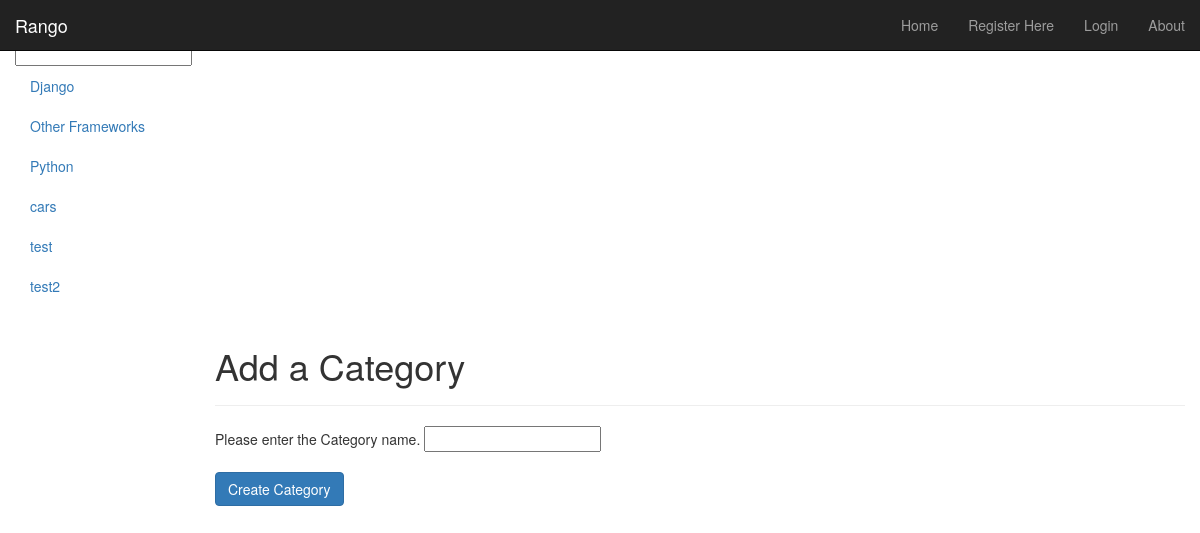
Screenshot of /rango/add_category/ with the database file from the repository.
### rango/models.py (models this page shows, shortened)
class Category(models.Model):
    name = models.CharField(max_length=128, unique=True)
    views = models.IntegerField(default=0)
    likes = models.IntegerField(default=0)
    slug = models.SlugField(unique=True)
    class Meta:
        ordering = ["name"]
        verbose_name_plural = "Categories"

### rango/views.py (the view)
def add_category(request):
    if request.method == "POST":
        form = CategoryForm(request.POST)
        if form.is_valid():
            cat = form.save(commit=True)
            print cat, cat.slug
            return index(request)
        else:
            print form.errors
    else:
        form = CategoryForm()
    return render(request, "rango/add_category.html", {"form":form})

### rango/forms.py
class CategoryForm(forms.ModelForm):
    name = forms.CharField(max_length=128, help_text="Please enter the Category name.")
    views = forms.IntegerField(widget=forms.HiddenInput(), initial=0)
    likes = forms.IntegerField(widget=forms.HiddenInput(), initial=0)
    slug = forms.CharField(widget=forms.HiddenInput(), required=False)
    class Meta:
        model = Category
        fields = ("name","views","likes","slug",)

### rango/templatetags/rango_extras.py (called while the page is built)
@register.inclusion_tag("rango/cats.html")
def get_category_list(cat=None):
    return {"cats": Category.objects.all(), "act_cat": cat}

### templates/rango/add_category.html (shortened to what this page needs)
{% extends 'base.html' %}
{% block body_block %}
    <div class="page-header">
        <h1>Add a Category</h1>
    </div>
    <form role="form" id="category_form" method="post" action="/rango/add_category/">
        {% for field in form.visible_fields %}
            {{ field.help_text }}
            {{ field }}<br/>
        {% endfor %}
        <br/>
        <div>
            <input name="submit" type="submit" class="btn btn-primary" value="Create Category"/>
        </div>
    </form>
{% endblock %}

### templates/rango/cats.html
{% if cats %}
    <ul class="nav nav-sidebar">
    {% for c in cats %}
        {% if c == act_cat %} <li class="active"> {% else %} <li> {% endif %}
        <a href="{% url 'category'  c.slug %}">{{ c.name }}</a></li>
    {% endfor %}
{% else %}
    <li> <strong >There are no category present.</strong></li>
    </ul>
{% endif %}

### rows the page displays
Category: name "Django"
Category: name "Other Frameworks"
Category: name "Python"
Category: name "cars"
Category: name "test"
Category: name "test2"

### other values shown
{{ field.help_text }} "Please enter the Category name."
